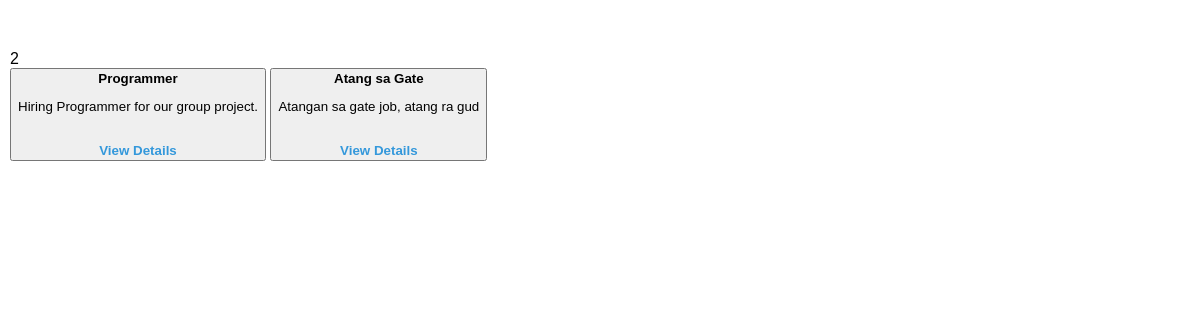
Screenshot of /jobseekers/notif.php with the database file from the repository.
### tables this page shows
CREATE TABLE `info` (
  `jobid` int(11) NOT NULL,
  `title` varchar(255) NOT NULL,
  `description` text NOT NULL,
  `location` varchar(255) DEFAULT NULL,
  `requirements` text DEFAULT NULL,
  `salary` varchar(50) DEFAULT NULL,
  `posteddate` date DEFAULT NULL,
  `employer_id` int(11) NOT NULL,
  `active` tinyint(1) DEFAULT 1
);

### jobseekers/notif.php (the view, shortened to what this page needs)
<?php
include("../connection.php");
$find_notifications = "SELECT * FROM info WHERE active = 1";
$result = mysqli_query($conn, $find_notifications);
$count_active = '';
$notifications_data = array();
while($rows = mysqli_fetch_assoc($result)){
    $count_active = mysqli_num_rows($result);
    $notifications_data[] = array(
        "jobid" => $rows['jobid'],
        "title" => $rows['title'],
        "description" => $rows['description']
    );
}
?>
<!DOCTYPE html>
<html lang="en">
<head>
    <link rel="stylesheet" href="path/to/font-awesome/css/font-awesome.min.css">
</head>
<body>
<div id="notification-container">
<i class="fa fa-bell" id="over" data-value="<?php echo $count_active; ?>" style="font-size: 24px; color: black; margin: 0.5rem 0.4rem;"></i>
<?php if (!empty($count_active)) : ?>
    <div class="round" id="bell-count" data-value="<?php echo $count_active; ?>"><span><?php echo $count_active; ?></span></div>
    <div id="list">
        <?php foreach ($notifications_data as $list_rows) : ?>
            <button class="message alert alert-success" data-id="<?php echo $list_rows['jobid']; ?>" onclick="redirectToJob(this, '<?php echo $list_rows['jobid']; ?>')">
                <span class="notification-title"><?php echo $list_rows['title']; ?></span>
                <div class="msg">
                    <p><?php echo $list_rows['description']; ?></p><br>
                    <a href="viewjobs.php?profid=<?php echo htmlentities($list_rows['jobid']); ?>" class="view-link">View Details</a>
                </div>
            </button>
        <?php endforeach; ?>
    </div>
<?php endif; ?>
</body>
</html>

### jobseekers/notif.php (style rules this page uses)
body { font-family: Arial, sans-serif; margin: 0; padding: 0; }
#notification-container { position: relative; display: inline-block; margin: 10px; }
.notification-title { font-weight: bold; }
.msg { margin-top: 5px; }
.view-link { text-decoration: none; color: #3498db; font-weight: bold; }

### rows the page displays
info: title "Programmer", description "Hiring Programmer for our group project."
info: title "Atang sa Gate", description "Atangan sa gate job, atang ra gud"

### other values shown
$count_active "2"
